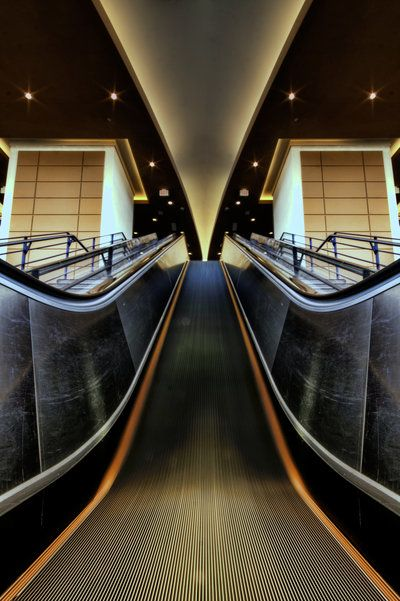
//> input picture symetry/resources/image3.jpg, 400 x 601 px
$ ./symetry   (built with g++ and OpenCV 4)
//> lines starting //> are read from the running program, lines starting //| are printed output that depends on the picture; after the words box and inside, x2 and y2 are one past the last pixel; in counts of white or black regions, pixels touching at a corner belong together
// 5A-ComputerVision.cpp : This file contains the 'main' function. Program execution begins and ends there.
//


#include <iostream>
#include <string>

#include <opencv2/opencv.hpp>
#include <opencv2/core/core.hpp>
#include <opencv2/highgui/highgui.hpp>
#include <opencv2/imgproc/imgproc.hpp>

using namespace cv;
using namespace std;

std::string resourcePath = "E:/dev/vision_par_ordinateur/5A-ComputerVision/symetry/resources/";
std::string imageName = "image3.jpg";

float distanceCoeff = 0.65;

cv::Ptr<cv::ORB> orb = cv::ORB::create(100000);
cv::Ptr<cv::BFMatcher> bfMatcher = cv::BFMatcher::create();

std::vector<cv::KeyPoint> imgKeyPoints;
cv::Mat imgDescriptor;
std::vector<cv::KeyPoint> flippedKeyPoints;
cv::Mat flippedDescriptor;

std::vector<cv::Point2f> points;
std::vector<cv::Point2f> flippedPoints;
std::vector<cv::Point2f> barycenters;


std::vector<std::vector<cv::DMatch>> matches;
std::vector<cv::DMatch> filteredMatches;
void MatType(cv::Mat inputMat)
{
	int inttype = inputMat.type();

	std::string r, a;
	uchar depth = inttype & CV_MAT_DEPTH_MASK;
	uchar chans = 1 + (inttype >> CV_CN_SHIFT);
	switch (depth) {
	case CV_8U:  r = "8U";   a = "Mat.at<uchar>(y,x)"; break;
	case CV_8S:  r = "8S";   a = "Mat.at<schar>(y,x)"; break;
	case CV_16U: r = "16U";  a = "Mat.at<ushort>(y,x)"; break;
	case CV_16S: r = "16S";  a = "Mat.at<short>(y,x)"; break;
	case CV_32S: r = "32S";  a = "Mat.at<int>(y,x)"; break;
	case CV_32F: r = "32F";  a = "Mat.at<float>(y,x)"; break;
	case CV_64F: r = "64F";  a = "Mat.at<double>(y,x)"; break;
	default:     r = "User"; a = "Mat.at<UKNOWN>(y,x)"; break;
	}
	r += "C";
	r += (chans + '0');
	std::cout << "Mat is of type " << r << " and should be accessed with " << a << std::endl;

}

//determine les matches entre l'image invertis et la vrai image et les filtres
void getGoodMatches(cv::Mat img, cv::Mat flippedImg)
{
	//trouve les features de l'image
	orb->detect(img, imgKeyPoints);
	orb->compute(img, imgKeyPoints, imgDescriptor);

	//trouve les features de l'image flipped
	orb->detect(flippedImg, flippedKeyPoints);
	orb->compute(flippedImg, flippedKeyPoints, flippedDescriptor);

	//trouve les matches
	bfMatcher->knnMatch(imgDescriptor, flippedDescriptor, matches, 2);

	//filtre les matches pour guarder que ceux qui sont utilisables
	for (auto match : matches)
	{
		if (match[0].distance < distanceCoeff * match[1].distance)
		{
			filteredMatches.push_back(match[0]);
		}
	}
}

//recup鑢e les points de match dans les deux images et leur barycentres
void getAllPoints(const cv::Mat img)
{
	for (auto match : filteredMatches)
	{
		cv::Point2f point;
		cv::Point2f flippedPoint;
		cv::Point2f barycenterPoint;

		point = imgKeyPoints[match.queryIdx].pt;
		flippedPoint = flippedKeyPoints[match.trainIdx].pt;
		flippedPoint.x = img.cols - flippedPoint.x;
		barycenterPoint = cv::Point2f((point.x + flippedPoint.x) / 2, (point.y + flippedPoint.y) / 2);

		points.push_back(point);
		flippedPoints.push_back(flippedPoint);
		barycenters.push_back(barycenterPoint);
	}
}
cv::Mat getMaskAndDisplayMatching(const cv::Mat img)
{
	cv::Scalar green(0, 255, 0);
	cv::Scalar red(0, 0, 255);
	cv::Mat mask = Mat::zeros(img.size(), CV_8UC1);
	cv::Mat matchingDisplay = img.clone();

	for (auto i = 0; i < points.size(); ++i)
	{
		cv::line(matchingDisplay, points[i], flippedPoints[i], green);
		cv::circle(matchingDisplay, barycenters[i], 5, red);
		cv::circle(mask, barycenters[i], 1, 255);
	}
	MatType(mask);
	cv::imshow("mask", mask);
	cv::imshow("matching", matchingDisplay);
	return mask;
}

void getSymetryLine(const cv::Mat img, const cv::Mat mask)
{
	//cv::waitKey();
	std::vector<cv::Vec2f> lines; // will hold the results of the detection
	cv::HoughLines(mask, lines, 1, CV_PI / 180, 150, 0, 0); // runs the actual detection

	float rho = lines[0][0];
	float theta = lines[0][1];
	Point pt1, pt2;
	double a = cos(theta), b = sin(theta);
	double x0 = a * rho, y0 = b * rho;
	pt1.x = cvRound(x0 + 1000 * (-b));
	pt1.y = cvRound(y0 + 1000 * (a));
	pt2.x = cvRound(x0 - 1000 * (-b));
	pt2.y = cvRound(y0 - 1000 * (a));
	line(img, pt1, pt2, Scalar(0, 0, 255), 2, LINE_AA);

	cv::imshow("res", img);
	cv::waitKey();

}
int main()
{
	cv::Mat img = cv::imread(resourcePath + imageName);
//> img is the input picture: 601 rows x 400 cols, CV_8UC3; mean B, G, R 51.5, 65.1, 72.7
	cv::Mat flippedImg;

	cv::imshow("original", img);

	//flip sur l'axe des Y
	cv::flip(img, flippedImg, 1);
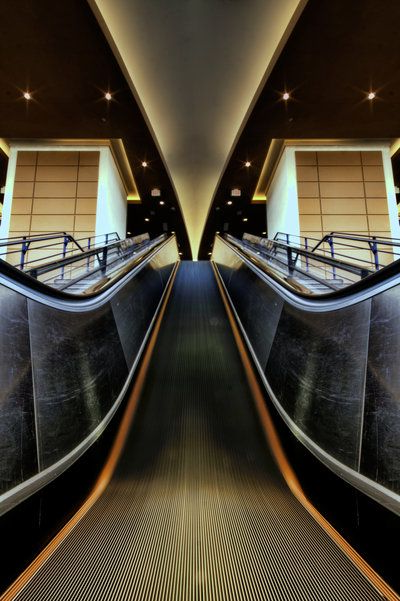
//> flippedImg: 601 rows x 400 cols, CV_8UC3; mean B, G, R 51.5, 65.1, 72.7

	getGoodMatches(img, flippedImg);
//> in getGoodMatches, `orb->detect(img, imgKeyPoints);`: imgKeyPoints = 4486 keypoints; strongest (x, y, size): (302, 255, 31), (298, 254, 31), (256, 164, 31), (304, 257, 31)
//> in getGoodMatches, `orb->detect(flippedImg, flippedKeyPoints);`: flippedKeyPoints = 4486 keypoints; strongest (x, y, size): (97, 255, 31), (101, 254, 31), (143, 164, 31), (95, 257, 31)
//> in getGoodMatches, `bfMatcher->knnMatch(imgDescriptor, flippedDescriptor, matches, 2);`: matches = 4486 matches
//> after the loop in getGoodMatches, `for (auto match : matches)`: filteredMatches = 675 matches
	getAllPoints(img);
//> the loop in getAllPoints, `for (auto match : filteredMatches)` made 675 passes
//> (point, barycenterPoint) on passes 1 to 3: (Point(288, 101), Point(203, 101)), (Point(289, 148), Point(202.5, 147.5)), (Point(104, 152), Point(202.5, 152))
//> after the loop in getAllPoints, `for (auto match : filteredMatches)`: points = 675 Points (x, y), first 12: [288, 101], [289, 148], [104, 152], [321, 165], [100, 181], [304, 181], [167, 194], [247, 194], [272, 194], [262, 195], [134, 201], [147, 202]; flippedPoints = 675 Points (x, y), first 12: [118, 101], [116, 147], [301, 152], [364, 165], [305, 181], [101, 181], [242, 194], [161.2, 194.4], [134.8, 193.2], [145, 194], [272, 201], [260, 202]; barycenters = 675 Points (x, y), first 12: [203, 101], [202.5, 147.5], [202.5, 152], [342.5, 165], [202.5, 181], [202.5, 181], [204.5, 194], [204.1, 194.2], [203.4, 193.6], [203.5, 194.5], [203, 201], [203.5, 202]
	cv::Mat mask = getMaskAndDisplayMatching(img);
//> after the loop in getMaskAndDisplayMatching, `for (auto i = 0; i < points.size(); ++i)`:
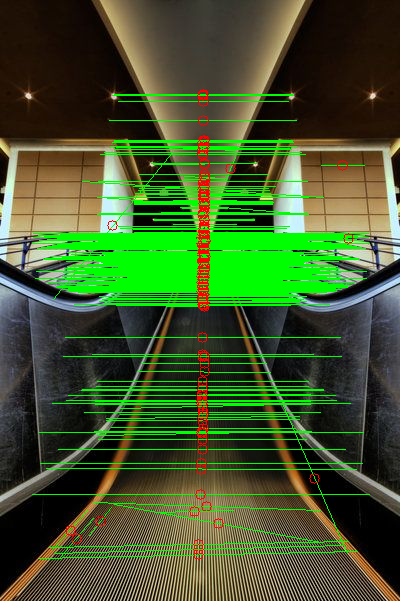
//> matchingDisplay: 601 rows x 400 cols, CV_8UC3; 14.09% of pixels changed, all inside (x1, y1, x2, y2) = (32, 89, 370, 560)
//> after the loop in getMaskAndDisplayMatching, `for (auto i = 0; i < points.size(); ++i)`:
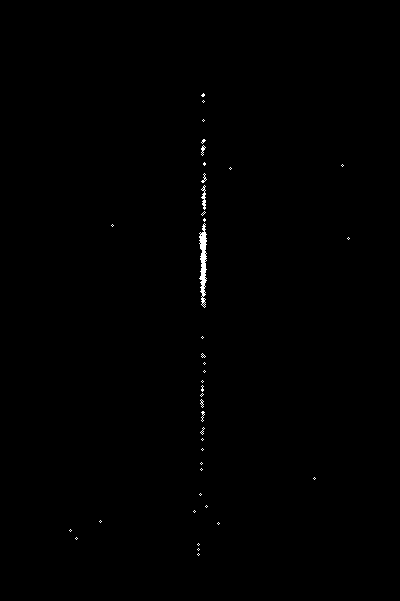
//> mask: 601 rows x 400 cols, CV_8UC1; 0.3% white; 40 white regions (36 under 20 px), largest, box (x1, y1, x2, y2) and area: (199, 223, 207, 308) 384, (201, 185, 206, 210) 64, (201, 145, 206, 156) 23, (201, 173, 207, 183) 20
//| Mat is of type 8UC1 and should be accessed with Mat.at<uchar>(y,x)
	getSymetryLine(img, mask);
//> in getSymetryLine, `cv::HoughLines(mask, lines, 1, CV_PI / 180, 150, 0, 0);`: lines = 1 line (rho, theta): [203, 0]
//> in getSymetryLine, `float rho = lines[0][0];`: rho = 203
//> in getSymetryLine, `float theta = lines[0][1];`: theta = 0
//> in getSymetryLine, `double a = cos(theta), b = sin(theta);`: a = 1; b = 0
//> in getSymetryLine, `double x0 = a * rho, y0 = b * rho;`: x0 = 203; y0 = 0
//> in getSymetryLine, `pt1.x = cvRound(x0 + 1000 * (-b));`: pt1 = Point(203, 0)
//> in getSymetryLine, `pt1.y = cvRound(y0 + 1000 * (a));`: pt1 = Point(203, 1000)
//> in getSymetryLine, `pt2.x = cvRound(x0 - 1000 * (-b));`: pt2 = Point(203, 0)
//> in getSymetryLine, `pt2.y = cvRound(y0 - 1000 * (a));`: pt2 = Point(203, -1000)
//> in getSymetryLine, `line(img, pt1, pt2, Scalar(0, 0, 255), 2, LINE_AA);`:
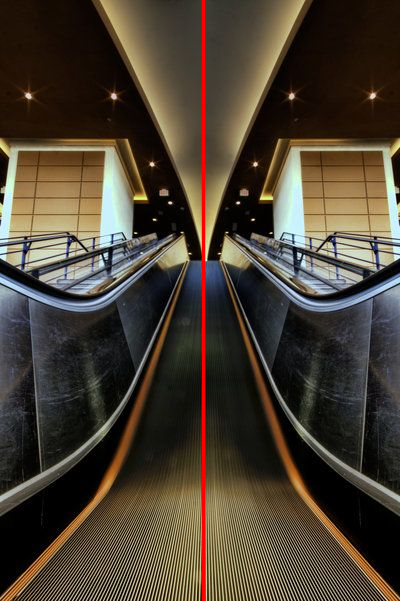
//> img: 601 rows x 400 cols, CV_8UC3; 1.25% of pixels changed, all inside (x1, y1, x2, y2) = (201, 0, 206, 601)
	return 0;
}
